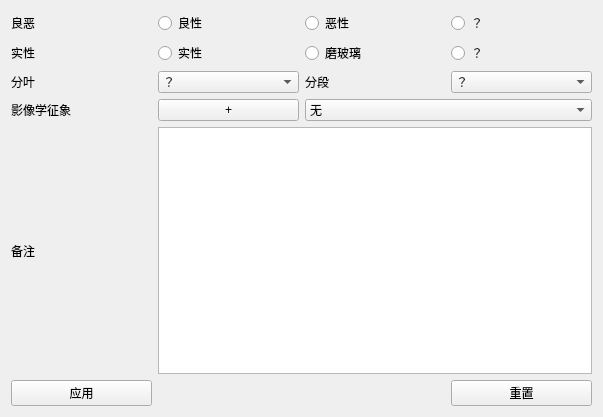
<?xml version="1.0" encoding="UTF-8"?>
<ui version="4.0">
 <class>LabelEditWidget</class>
 <widget class="QWidget" name="LabelEditWidget">
  <property name="geometry">
   <rect>
    <x>0</x>
    <y>0</y>
    <width>603</width>
    <height>417</height>
   </rect>
  </property>
  <property name="windowTitle">
   <string>标签</string>
  </property>
  <layout class="QGridLayout" name="gridLayout">
   <item row="1" column="0">
    <widget class="QLabel" name="solidity_label">
     <property name="text">
      <string>实性</string>
     </property>
    </widget>
   </item>
   <item row="0" column="0">
    <widget class="QLabel" name="malignancy_label">
     <property name="text">
      <string>良恶</string>
     </property>
    </widget>
   </item>
   <item row="0" column="1">
    <widget class="QRadioButton" name="benign_button">
     <property name="text">
      <string>良性</string>
     </property>
     <attribute name="buttonGroup">
      <string notr="true">buttonGroup</string>
     </attribute>
    </widget>
   </item>
   <item row="0" column="2">
    <widget class="QRadioButton" name="malignant_button">
     <property name="text">
      <string>恶性</string>
     </property>
     <attribute name="buttonGroup">
      <string notr="true">buttonGroup</string>
     </attribute>
    </widget>
   </item>
   <item row="0" column="3">
    <widget class="QRadioButton" name="malignancy_unknown_button">
     <property name="text">
      <string>？</string>
     </property>
     <attribute name="buttonGroup">
      <string notr="true">buttonGroup</string>
     </attribute>
    </widget>
   </item>
   <item row="2" column="3">
    <widget class="QComboBox" name="segmentation_comgbobox">
     <item>
      <property name="text">
       <string>？</string>
      </property>
     </item>
    </widget>
   </item>
   <item row="3" column="1">
    <widget class="QPushButton" name="add_sign_button">
     <property name="text">
      <string>+</string>
     </property>
    </widget>
   </item>
   <item row="2" column="0">
    <widget class="QLabel" name="lobulation_label">
     <property name="text">
      <string>分叶</string>
     </property>
    </widget>
   </item>
   <item row="4" column="0">
    <widget class="QLabel" name="comment_label">
     <property name="text">
      <string>备注</string>
     </property>
    </widget>
   </item>
   <item row="2" column="1">
    <widget class="QComboBox" name="lobulation_combobox">
     <item>
      <property name="text">
       <string>？</string>
      </property>
     </item>
     <item>
      <property name="text">
       <string>左肺上叶</string>
      </property>
     </item>
     <item>
      <property name="text">
       <string>左肺下叶</string>
      </property>
     </item>
     <item>
      <property name="text">
       <string>右肺上叶</string>
      </property>
     </item>
     <item>
      <property name="text">
       <string>右肺中叶</string>
      </property>
     </item>
     <item>
      <property name="text">
       <string>右肺下叶</string>
      </property>
     </item>
    </widget>
   </item>
   <item row="4" column="1" colspan="3">
    <widget class="QTextEdit" name="comment_edit">
     <property name="tabletTracking">
      <bool>true</bool>
     </property>
     <property name="tabChangesFocus">
      <bool>true</bool>
     </property>
    </widget>
   </item>
   <item row="1" column="3">
    <widget class="QRadioButton" name="solidity_unknown_button">
     <property name="text">
      <string>？</string>
     </property>
     <attribute name="buttonGroup">
      <string notr="true">buttonGroup_2</string>
     </attribute>
    </widget>
   </item>
   <item row="1" column="1">
    <widget class="QRadioButton" name="solid_button">
     <property name="text">
      <string>实性</string>
     </property>
     <attribute name="buttonGroup">
      <string notr="true">buttonGroup_2</string>
     </attribute>
    </widget>
   </item>
   <item row="2" column="2">
    <widget class="QLabel" name="segmentation_label">
     <property name="text">
      <string>分段</string>
     </property>
    </widget>
   </item>
   <item row="3" column="0">
    <widget class="QLabel" name="sign_label">
     <property name="text">
      <string>影像学征象</string>
     </property>
    </widget>
   </item>
   <item row="1" column="2">
    <widget class="QRadioButton" name="ground_glass_button">
     <property name="text">
      <string>磨玻璃</string>
     </property>
     <attribute name="buttonGroup">
      <string notr="true">buttonGroup_2</string>
     </attribute>
    </widget>
   </item>
   <item row="5" column="0">
    <widget class="QPushButton" name="apply_button">
     <property name="text">
      <string>应用</string>
     </property>
    </widget>
   </item>
   <item row="5" column="3">
    <widget class="QPushButton" name="reset_button">
     <property name="text">
      <string>重置</string>
     </property>
    </widget>
   </item>
   <item row="3" column="2" colspan="2">
    <widget class="QComboBox" name="sign_combobox">
     <item>
      <property name="text">
       <string>无</string>
      </property>
     </item>
     <item>
      <property name="text">
       <string>分叶征</string>
      </property>
     </item>
     <item>
      <property name="text">
       <string>毛刺征</string>
      </property>
     </item>
     <item>
      <property name="text">
       <string>空泡征</string>
      </property>
     </item>
     <item>
      <property name="text">
       <string>细支气管征</string>
      </property>
     </item>
     <item>
      <property name="text">
       <string>空洞征</string>
      </property>
     </item>
     <item>
      <property name="text">
       <string>血管集束征</string>
      </property>
     </item>
     <item>
      <property name="text">
       <string>胸膜凹陷征</string>
      </property>
     </item>
     <item>
      <property name="text">
       <string>结节内小支气管壁局部增厚</string>
      </property>
     </item>
     <item>
      <property name="text">
       <string>管腔局部狭窄</string>
      </property>
     </item>
     <item>
      <property name="text">
       <string>毛玻璃病灶内见实性成份</string>
      </property>
     </item>
    </widget>
   </item>
  </layout>
 </widget>
 <tabstops>
  <tabstop>malignancy_unknown_button</tabstop>
  <tabstop>malignant_button</tabstop>
  <tabstop>benign_button</tabstop>
  <tabstop>solidity_unknown_button</tabstop>
  <tabstop>ground_glass_button</tabstop>
  <tabstop>solid_button</tabstop>
  <tabstop>lobulation_combobox</tabstop>
  <tabstop>segmentation_comgbobox</tabstop>
  <tabstop>add_sign_button</tabstop>
  <tabstop>sign_combobox</tabstop>
  <tabstop>comment_edit</tabstop>
  <tabstop>apply_button</tabstop>
  <tabstop>reset_button</tabstop>
 </tabstops>
 <resources/>
 <connections/>
 <buttongroups>
  <buttongroup name="buttonGroup_2"/>
  <buttongroup name="buttonGroup"/>
 </buttongroups>
</ui>
